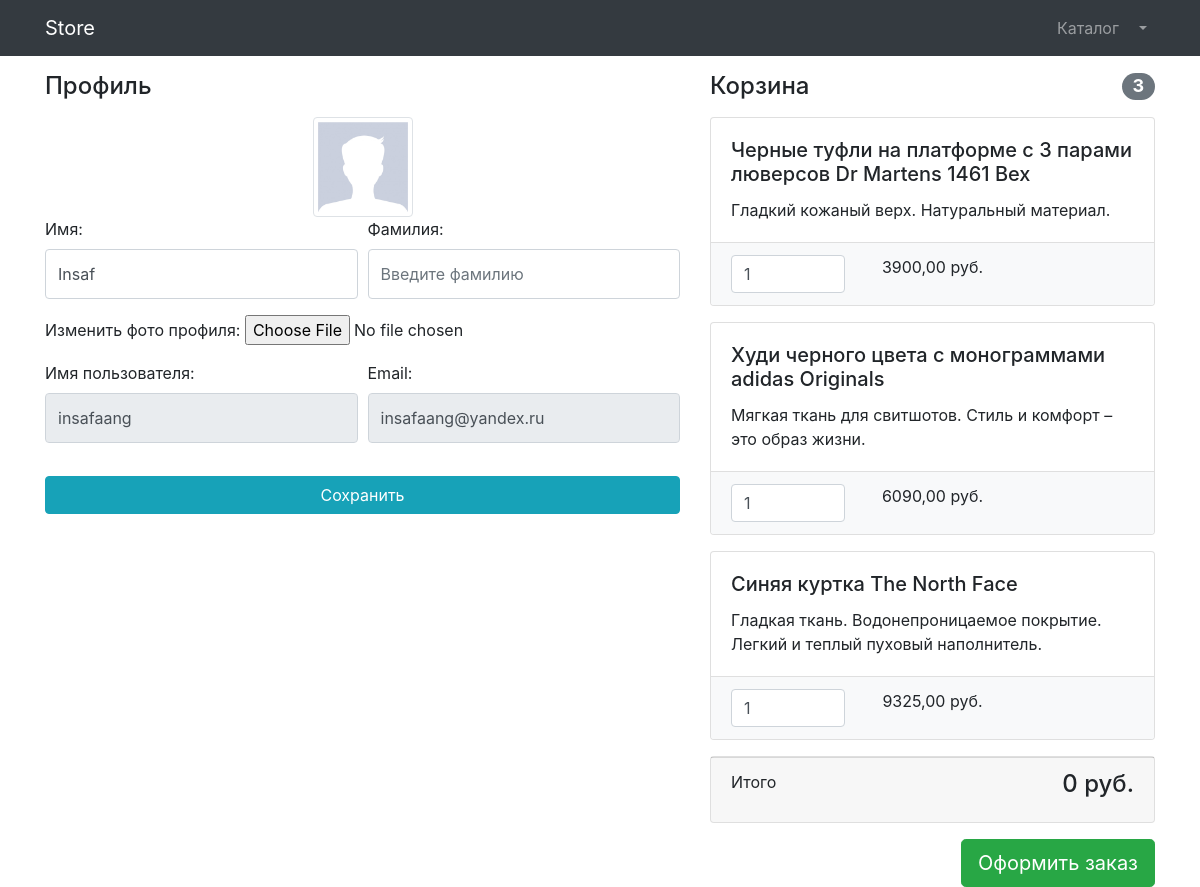
The page /users/profile/6/ (signed in) on the database its author committed.
### users_app/models.py (models this page shows, shortened)
class CustomUser(AbstractUser):
    avatar = models.ImageField(upload_to='user_avatar', blank=True, null=True, verbose_name='Avatar image')
    first_name = models.CharField(max_length=128, blank=True, null=True, verbose_name='Имя')
    last_name = models.CharField(max_length=128, blank=True, null=True, verbose_name='Фамилия')
    is_verified = models.BooleanField(default=False, verbose_name='Подтвержден email?')
    class Meta:
        verbose_name = 'Пользователь'
        verbose_name_plural = 'Пользователи'

class BasketModel(models.Model):
    user = models.ForeignKey(CustomUser, on_delete=models.CASCADE)
    product = models.ForeignKey(ProductsModel, on_delete=models.CASCADE, related_name='Продукт')
    quantity = models.PositiveIntegerField(default=1, verbose_name='Количество')
    def total_price(self):
        return self.product.price * self.quantity

### products_app/models.py (models this page shows, shortened)
class ProductsModel(models.Model):
    name = models.CharField(max_length=256)
    category = models.ForeignKey(CategoryModel, on_delete=models.CASCADE)
    description = models.TextField(blank=True, null=True)
    price = models.DecimalField(max_digits=9, decimal_places=2, blank=True, null=True)
    image = models.ImageField(upload_to='products_images', blank=True, null=True)
    quantity = models.PositiveIntegerField(default=0)

### users_app/views.py (the view, shortened to what this page needs)
# urls.py: path('profile/<int:pk>/', login_required(views.UserProfileView.as_view()), name='profile_url'),
class UserProfileView(UserMixin, UpdateView):
    model = CustomUser
    form_class = UserProfileForm
    template_name = 'users_app/profile.html'
    context_object_name = 'form'
    title = 'Профиль'
    def get_context_data(self, **kwargs):
        user = self.object
        items_queryset = BasketModel.objects.filter(user=user)
        context = super().get_context_data(**kwargs)
        totally = 0
        for item in items_queryset:
            totally += item.product.price * item.quantity
        context['totally'] = totally
        return context

### users_app/common/mixins.py (called while the page is built)
    def get_context_data(self, **kwargs):
        context = super().get_context_data(**kwargs)
        context['title'] = self.title
        return context

### users_app/context_processors.py (called while the page is built)
def basket(request):
    user = request.user
    return {'basket': BasketModel.objects.filter(user=user) if request.user.is_authenticated else None}

### users_app/templates/users_app/profile.html (shortened to what this page needs)
{% extends 'base.html' %}
{% load static %}
{% block bootstrap_core_css %}
    <link href="{% static '/vendor/bootstrap/css/bootstrap.min.css' %}" rel="stylesheet">
{% endblock %}
{% block css %}
    <link href="{% static '/vendor/css/profile.css' %}" rel="stylesheet">
{% endblock %}
{% block content %}
<div class="container">
    <div class="row">
        <div class="col-lg-7">
            <h4 class="mt-3 mb-3">Профиль</h4>
            <div class="col-lg-12 text-center">
                <img width="100" height="100"
                     src="{% if user.avatar %}{{ user.avatar.url }}{% else %}{% static '/vendor/img/default_avatar.jpg' %}{% endif %}"
                     class="img-thumbnail">
            </div>
            <form method="post" enctype="multipart/form-data">
                <div class="form-row">
                    <div class="col-lg-6">
                        <div class="form-group">
                            {{ form.first_name.label_tag }}
                            {{ form.first_name }}
                        </div>
                    </div>
                    <div class="col-lg-6">
                        <div class="form-group">
                            {{ form.last_name.label_tag }}
                            {{ form.last_name }}
                        </div>
                    </div>
                </div>
                <div class="form-row mb-2">
                    <div class="col-lg-12">
                        <div class="custom-file">
                            {{ form.avatar.label_tag }}
                            {{ form.avatar }}
                        </div>
                    </div>
                </div>
                <div class="form-row">
                    <div class="col-lg-6">
                        {{ form.username.label_tag }}
                            {{ form.username }}
                    </div>
                    <div class="col-lg-6">
                        {{ form.email.label_tag }}
                            {{ form.email }}
                    </div>
                </div>
                <div class="form-row">
                    <div class="col-lg-12" style="margin-top: 33px;">
                        <input class="btn btn-info btn-block" type="submit" value="Сохранить">
                    </div>
                </div>
            </form>
        </div>
    {% include 'users_app/includes/basket.html' %}
    </div>
</div>
{% endblock %}

### users_app/templates/users_app/includes/basket.html (shortened to what this page needs)
        <div class="col-lg-5">
            {% if not basket %}
            <h4 class="mt-3 mb-3 d-flex justify-content-between align-items-center mb-3">
                Корзина пуста <span class="badge badge-secondary badge-pill">3</span>
            </h4>
                <a class="btn btn-success btn-lg float-right" href="{% url 'main_page_url' %}">
                За покупками!
            </a>
                {% else %}
                <h4 class="mt-3 mb-3 d-flex justify-content-between align-items-center mb-3">
                Корзина <span class="badge badge-secondary badge-pill">{{ basket|length }}</span>
            </h4>
                {% for item in basket %}
            <div class="card mb-3">
                <div class="card-body">
                    <h5 class="card-title">{{ item.product.name }}</h5>
                    <p class="card-text">{{ item.product.description }}</p>
                </div>
                <ul class="list-group list-group-flush">
                    <li class="list-group-item bg-light">
                        <div class="row text-center">
                            <div class="col-lg-4">
                                <input name="basketID" type="number" class="form-control"
                                       value="{{ item.quantity }}" min="0">
                            </div>
                            <div class="col-lg-4">{{ item.total_price }} руб.</div>
                            <div class="col-lg-4">
                            </div>
                        </div>
                    </li>
                </ul>
            </div>
                {% endfor %}
            <div class="card mb-3">
                <div class="card-footer">
                    <p class="float-left">Итого</p>
                    <h4 class="float-right">{{ totally }} руб.</h4>
                </div>
            </div>
            <a class="btn btn-success btn-lg float-right" href="../../../store-templates/orders/order-create.html">
                Оформить заказ
            </a>
    {% endif %}
        </div>

### rows shown on the page
CustomUser: first_name "Insaf", username "insafaang", email "insafaang@yandex.ru"
BasketModel: product.name "Черные туфли на платформе с 3 парами люверсов Dr Martens 1461 Bex", product.description "Гладкий кожаный верх. Натуральный материал.", basketID "1", total_price "3900,00"
BasketModel: product.name "Худи черного цвета с монограммами adidas Originals", product.description "Мягкая ткань для свитшотов. Стиль и комфорт – это образ жизни.", basketID "1", total_price "6090,00"
BasketModel: product.name "Синяя куртка The North Face", product.description "Гладкая ткань. Водонепроницаемое покрытие. Легкий и теплый пуховый наполнитель.", basketID "1", total_price "9325,00"

### other values the page prints
{{ basket|length }} "3"
{{ totally }} "0"
